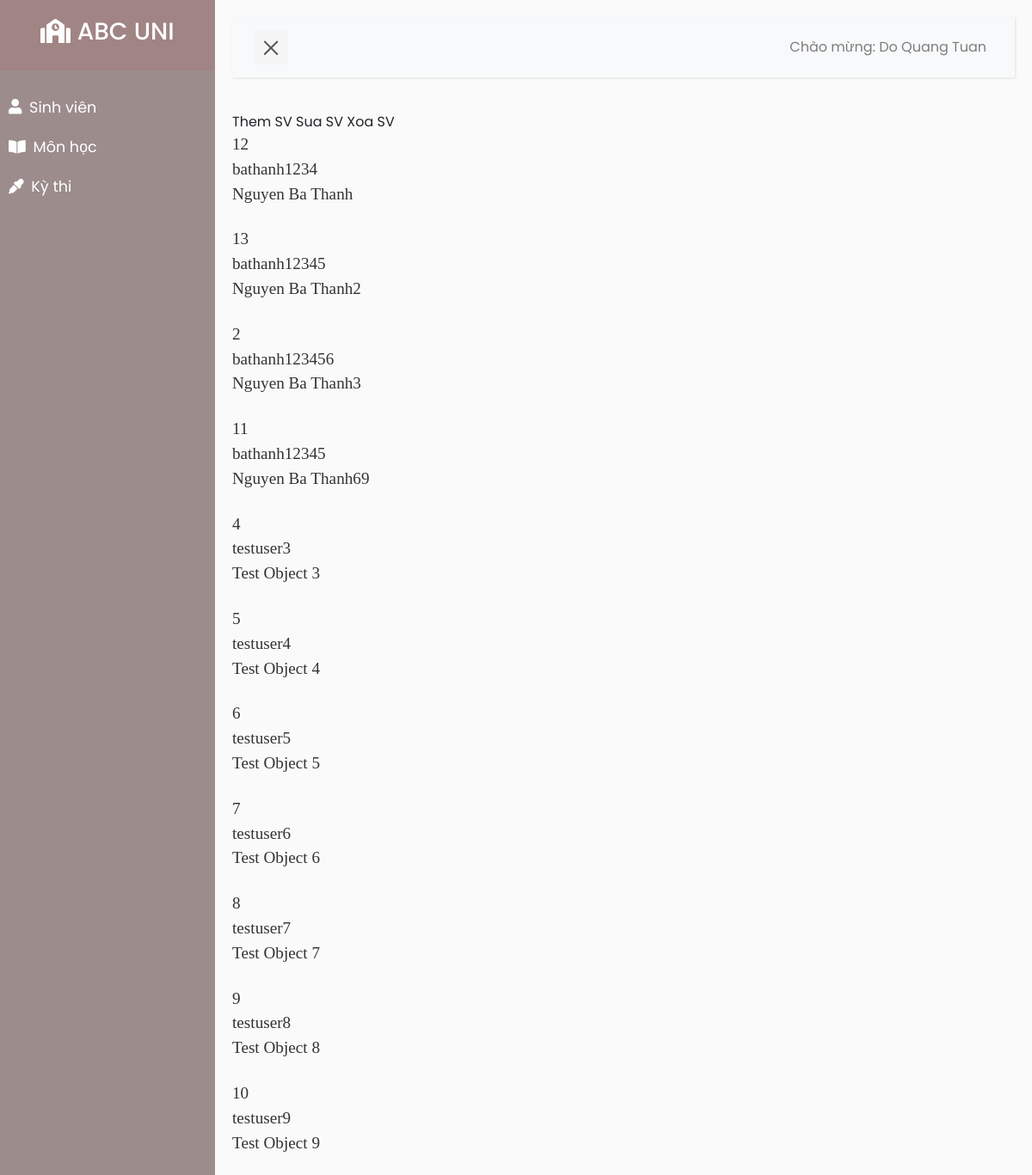
The app's page /admin.php?location=student (signed in), older data.
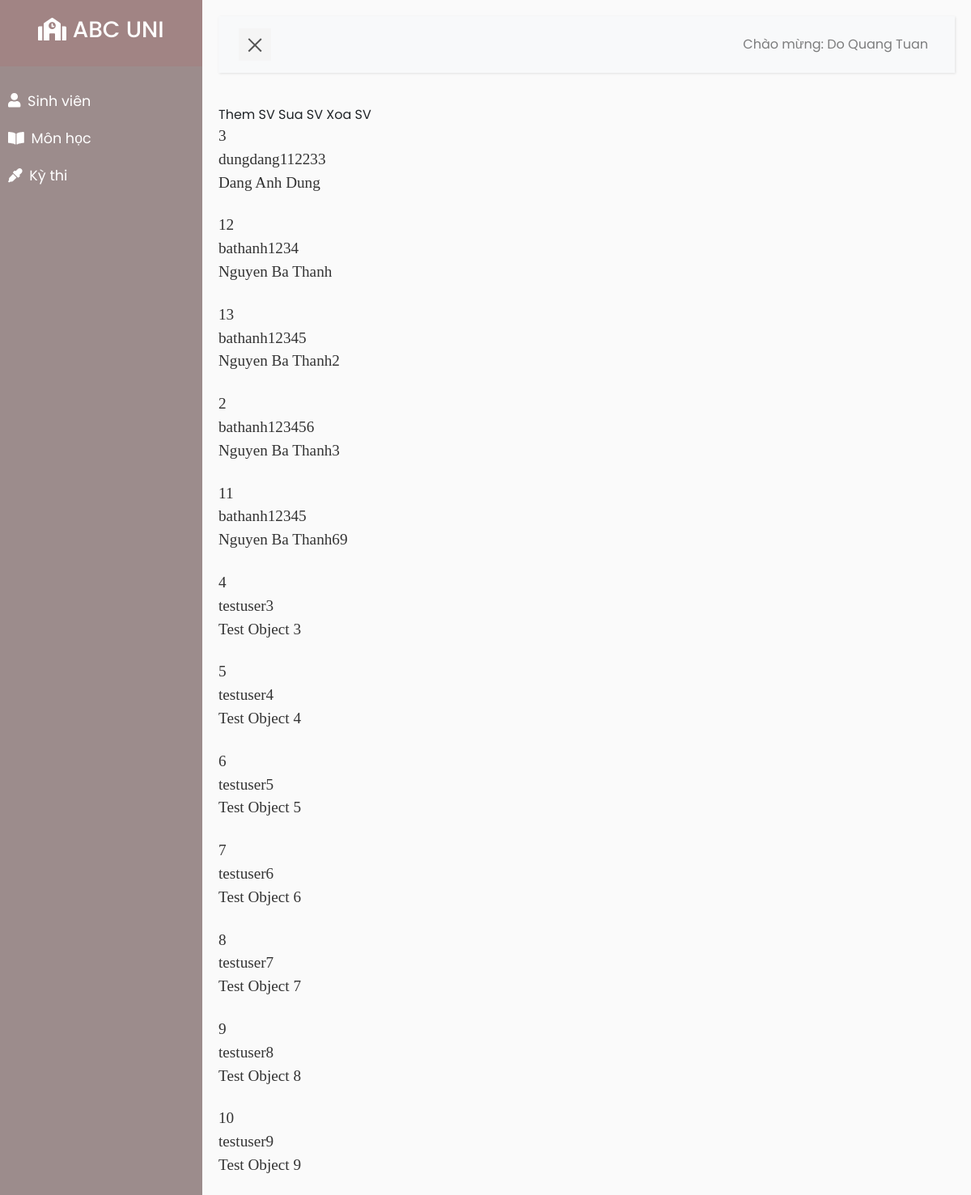
The same page, newer data.
### tables this page shows
CREATE TABLE `user` (
  `user_id` int(11) NOT NULL,
  `username` varchar(100) NOT NULL,
  `password` varchar(100) NOT NULL,
  `fullname` varchar(200) NOT NULL,
  `isAdmin` int(11) NOT NULL DEFAULT '0'
);

### core/data/PDOdata.php (called while the page is built, shortened)
<?php
class PDOData {
  private $db = null;
  private $servername = "localhost:3307";
  private $database = "abcuni_db";
  private $username = "root";
  private $password = "quangtuan99";
  public function __construct() {
    try {
      $this->db = new PDO("mysql:host=$this->servername;dbname=$this->database", $this->username, $this->password);
    } catch(PDOException $e) { echo $e->getMessage();	}
  }
  public function __destruct() {
    try {
      $this->db = null;
    } catch(PDOException $e) { echo $e->getMessage();	}
  }
  public function doQuery($query) {
    $ret = array();
    try {
      $stmt = $this->db->query($query);
      if ($stmt) {
        while ($row = $stmt->fetch(PDO::FETCH_ASSOC)) {
          $ret[] = $row;
        }
      }
    } catch(PDOException $e) {	echo $query; }
    return $ret;
  }
}

### admin/model/Data.php (called while the page is built, shortened)
<?php
require_once("core/data/PDOData.php");
class Data {
  public function getStudentList() {
    $db = new PDOData();
    $data = $db->doQuery("
      select user_id, username, fullname
      from user
      where isAdmin = 0
      order by fullname asc;
    ");
    return $data;
  }
}

### admin/view/DataView.php (the view, shortened to what this page needs)
<?php
class DataView {
  private $data;
  private $addPath;
  private $modifyPath;
  private $deletePath;
  public function __construct($data) {
    $this->data = $data;
    $this->current_path = "http://$_SERVER[HTTP_HOST]$_SERVER[REQUEST_URI]";
    $this->addPath = $this->current_path . '&&modify=add';
    $this->modifyPath = $this->current_path . '&&modify=modify';
    $this->deletePath = $this->current_path . '&&modify=delete';
  }
  public function studentListView() {
    $html = "";
    $html .= '
    <a href="'.$this->addPath.'">Them SV</a>
    <a href="'.$this->modifyPath.'">Sua SV</a>
    <a href="'.$this->deletePath.'">Xoa SV</a>
    ';
    if (count($this->data) == 0) {
      $html .= "Khong ton tai sinh vien nao.";
    }
    else {
      foreach ($this->data as $row){
        $html .= '
        <p>'.$row["user_id"].'</p>
        <p>'.$row["username"].'</p>
        <p>'.$row["fullname"].'</p>
        <br />
        ';
      }
    }
    return $html;
  }
}

Row changes from the older to the newer data that the page shows:
added user: user_id "3", username "dungdang112233", fullname "Dang Anh Dung"
